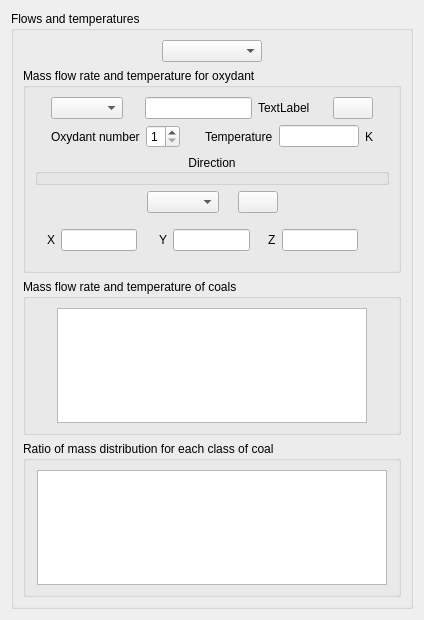
<ui version="4.0" >
 <class>BoundaryConditionsCoalInletForm</class>
 <widget class="QWidget" name="BoundaryConditionsCoalInletForm" >
  <property name="geometry" >
   <rect>
    <x>0</x>
    <y>0</y>
    <width>424</width>
    <height>620</height>
   </rect>
  </property>
  <property name="windowTitle" >
   <string>Form</string>
  </property>
  <layout class="QGridLayout" name="gridLayout" >
   <item row="0" column="0" >
    <widget class="QGroupBox" name="groupBoxFlowTemp" >
     <property name="title" >
      <string>Flows and temperatures</string>
     </property>
     <layout class="QVBoxLayout" name="verticalLayout_3" >
      <item>
       <layout class="QGridLayout" name="horizontalLayout_1" >
        <item row="0" column="0" >
         <spacer>
          <property name="orientation" >
           <enum>Qt::Horizontal</enum>
          </property>
          <property name="sizeHint" stdset="0" >
           <size>
            <width>40</width>
            <height>20</height>
           </size>
          </property>
         </spacer>
        </item>
        <item row="0" column="1" >
         <widget class="QComboBox" name="comboBoxTypeInlet" >
          <property name="minimumSize" >
           <size>
            <width>100</width>
            <height>0</height>
           </size>
          </property>
         </widget>
        </item>
        <item row="0" column="2" >
         <spacer>
          <property name="orientation" >
           <enum>Qt::Horizontal</enum>
          </property>
          <property name="sizeHint" stdset="0" >
           <size>
            <width>40</width>
            <height>20</height>
           </size>
          </property>
         </spacer>
        </item>
       </layout>
      </item>
      <item>
       <widget class="QGroupBox" name="groupBoxOxydants" >
        <property name="title" >
         <string>Mass flow rate and temperature for oxydant</string>
        </property>
        <layout class="QVBoxLayout" name="verticalLayout_2" >
         <item>
          <layout class="QHBoxLayout" name="horizontalLayout_4" >
           <item>
            <spacer name="horizontalSpacer_7" >
             <property name="orientation" >
              <enum>Qt::Horizontal</enum>
             </property>
             <property name="sizeHint" stdset="0" >
              <size>
               <width>17</width>
               <height>17</height>
              </size>
             </property>
            </spacer>
           </item>
           <item>
            <layout class="QVBoxLayout" name="verticalLayout" >
             <item>
              <layout class="QHBoxLayout" name="horizontalLayout_3" >
               <item>
                <widget class="QComboBox" name="comboBoxVelocity" />
               </item>
               <item>
                <spacer>
                 <property name="orientation" >
                  <enum>Qt::Horizontal</enum>
                 </property>
                 <property name="sizeHint" stdset="0" >
                  <size>
                   <width>16</width>
                   <height>22</height>
                  </size>
                 </property>
                </spacer>
               </item>
               <item>
                <widget class="QLineEdit" name="lineEditVelocity" />
               </item>
               <item>
                <widget class="QLabel" name="labelUnitVelocity" >
                 <property name="text" >
                  <string>TextLabel</string>
                 </property>
                </widget>
               </item>
               <item>
                <spacer name="horizontalSpacer" >
                 <property name="orientation" >
                  <enum>Qt::Horizontal</enum>
                 </property>
                 <property name="sizeHint" stdset="0" >
                  <size>
                   <width>17</width>
                   <height>20</height>
                  </size>
                 </property>
                </spacer>
               </item>
               <item>
                <widget class="QPushButton" name="pushButtonVelocityFormula" >
                 <property name="text" >
                  <string/>
                 </property>
                 <property name="icon" >
                  <iconset resource="resources_pages.qrc" >
                   <normaloff>:/new/prefix1/data/icons/22x22/edit-find-replace.png</normaloff>:/new/prefix1/data/icons/22x22/edit-find-replace.png</iconset>
                 </property>
                 <property name="iconSize" >
                  <size>
                   <width>22</width>
                   <height>22</height>
                  </size>
                 </property>
                </widget>
               </item>
              </layout>
             </item>
             <item>
              <layout class="QHBoxLayout" name="horizontalLayout_5" >
               <item>
                <widget class="QLabel" name="labelOxydant" >
                 <property name="text" >
                  <string>Oxydant number</string>
                 </property>
                </widget>
               </item>
               <item>
                <widget class="QSpinBox" name="spinBoxOxydantNumber" >
                 <property name="minimum" >
                  <number>1</number>
                 </property>
                 <property name="maximum" >
                  <number>3</number>
                 </property>
                </widget>
               </item>
               <item>
                <spacer name="horizontalSpacer_5" >
                 <property name="orientation" >
                  <enum>Qt::Horizontal</enum>
                 </property>
                 <property name="sizeHint" stdset="0" >
                  <size>
                   <width>17</width>
                   <height>17</height>
                  </size>
                 </property>
                </spacer>
               </item>
               <item>
                <widget class="QLabel" name="labelTempOxydant" >
                 <property name="text" >
                  <string>Temperature</string>
                 </property>
                </widget>
               </item>
               <item>
                <widget class="QLineEdit" name="lineEditTemperature" >
                 <property name="maximumSize" >
                  <size>
                   <width>80</width>
                   <height>16777215</height>
                  </size>
                 </property>
                </widget>
               </item>
               <item>
                <widget class="QLabel" name="labelUnitTemp" >
                 <property name="text" >
                  <string>K</string>
                 </property>
                </widget>
               </item>
              </layout>
             </item>
            </layout>
           </item>
           <item>
            <spacer name="horizontalSpacer_6" >
             <property name="orientation" >
              <enum>Qt::Horizontal</enum>
             </property>
             <property name="sizeHint" stdset="0" >
              <size>
               <width>17</width>
               <height>17</height>
              </size>
             </property>
            </spacer>
           </item>
          </layout>
         </item>
         <item>
          <widget class="QGroupBox" name="groupBoxDirection" >
           <property name="title" >
            <string>Direction</string>
           </property>
           <property name="alignment" >
            <set>Qt::AlignCenter</set>
           </property>
           <property name="flat" >
            <bool>true</bool>
           </property>
          </widget>
         </item>
         <item>
          <layout class="QHBoxLayout" name="horizontalLayout_2" >
           <item>
            <spacer name="horizontalSpacer_2" >
             <property name="orientation" >
              <enum>Qt::Horizontal</enum>
             </property>
             <property name="sizeHint" stdset="0" >
              <size>
               <width>40</width>
               <height>20</height>
              </size>
             </property>
            </spacer>
           </item>
           <item>
            <layout class="QHBoxLayout" name="horizontalLayout" >
             <item>
              <widget class="QComboBox" name="comboBoxDirection" />
             </item>
             <item>
              <spacer name="horizontalSpacer_3" >
               <property name="orientation" >
                <enum>Qt::Horizontal</enum>
               </property>
               <property name="sizeHint" stdset="0" >
                <size>
                 <width>13</width>
                 <height>20</height>
                </size>
               </property>
              </spacer>
             </item>
             <item>
              <widget class="QPushButton" name="pushButtonDirectionFormula" >
               <property name="text" >
                <string/>
               </property>
               <property name="icon" >
                <iconset resource="resources_pages.qrc" >
                 <normaloff>:/new/prefix1/data/icons/22x22/edit-find-replace.png</normaloff>:/new/prefix1/data/icons/22x22/edit-find-replace.png</iconset>
               </property>
               <property name="iconSize" >
                <size>
                 <width>22</width>
                 <height>22</height>
                </size>
               </property>
              </widget>
             </item>
            </layout>
           </item>
           <item>
            <spacer name="horizontalSpacer_4" >
             <property name="orientation" >
              <enum>Qt::Horizontal</enum>
             </property>
             <property name="sizeHint" stdset="0" >
              <size>
               <width>40</width>
               <height>20</height>
              </size>
             </property>
            </spacer>
           </item>
          </layout>
         </item>
         <item>
          <widget class="QFrame" name="frameDirectionCoordinates" >
           <property name="minimumSize" >
            <size>
             <width>16</width>
             <height>42</height>
            </size>
           </property>
           <property name="frameShape" >
            <enum>QFrame::NoFrame</enum>
           </property>
           <property name="frameShadow" >
            <enum>QFrame::Raised</enum>
           </property>
           <property name="lineWidth" >
            <number>0</number>
           </property>
           <layout class="QHBoxLayout" name="_6" >
            <item>
             <spacer>
              <property name="orientation" >
               <enum>Qt::Horizontal</enum>
              </property>
              <property name="sizeHint" stdset="0" >
               <size>
                <width>21</width>
                <height>20</height>
               </size>
              </property>
             </spacer>
            </item>
            <item>
             <layout class="QHBoxLayout" name="horizontalLayout_9" >
              <item>
               <widget class="QLabel" name="labelXVelocity" >
                <property name="text" >
                 <string>X</string>
                </property>
               </widget>
              </item>
              <item>
               <widget class="QLineEdit" name="lineEditDirectionX" >
                <property name="maximumSize" >
                 <size>
                  <width>80</width>
                  <height>16777215</height>
                 </size>
                </property>
               </widget>
              </item>
              <item>
               <spacer>
                <property name="orientation" >
                 <enum>Qt::Horizontal</enum>
                </property>
                <property name="sizeHint" stdset="0" >
                 <size>
                  <width>20</width>
                  <height>20</height>
                 </size>
                </property>
               </spacer>
              </item>
              <item>
               <widget class="QLabel" name="labelYVelocity" >
                <property name="text" >
                 <string>Y</string>
                </property>
               </widget>
              </item>
              <item>
               <widget class="QLineEdit" name="lineEditDirectionY" >
                <property name="maximumSize" >
                 <size>
                  <width>80</width>
                  <height>16777215</height>
                 </size>
                </property>
               </widget>
              </item>
              <item>
               <spacer>
                <property name="orientation" >
                 <enum>Qt::Horizontal</enum>
                </property>
                <property name="sizeHint" stdset="0" >
                 <size>
                  <width>16</width>
                  <height>16</height>
                 </size>
                </property>
               </spacer>
              </item>
              <item>
               <widget class="QLabel" name="labelZVelocity" >
                <property name="text" >
                 <string>Z</string>
                </property>
               </widget>
              </item>
              <item>
               <widget class="QLineEdit" name="lineEditDirectionZ" >
                <property name="maximumSize" >
                 <size>
                  <width>80</width>
                  <height>16777215</height>
                 </size>
                </property>
               </widget>
              </item>
             </layout>
            </item>
            <item>
             <spacer>
              <property name="orientation" >
               <enum>Qt::Horizontal</enum>
              </property>
              <property name="sizeHint" stdset="0" >
               <size>
                <width>40</width>
                <height>20</height>
               </size>
              </property>
             </spacer>
            </item>
           </layout>
          </widget>
         </item>
        </layout>
       </widget>
      </item>
      <item>
       <widget class="QGroupBox" name="groupBoxCoal" >
        <property name="title" >
         <string>Mass flow rate and temperature of coals</string>
        </property>
        <layout class="QHBoxLayout" name="horizontalLayout_11" >
         <item>
          <spacer name="horizontalSpacer_9" >
           <property name="orientation" >
            <enum>Qt::Horizontal</enum>
           </property>
           <property name="sizeHint" stdset="0" >
            <size>
             <width>32</width>
             <height>13</height>
            </size>
           </property>
          </spacer>
         </item>
         <item>
          <widget class="QTableView" name="tableViewCoal" >
           <property name="minimumSize" >
            <size>
             <width>310</width>
             <height>0</height>
            </size>
           </property>
           <property name="dragDropOverwriteMode" >
            <bool>false</bool>
           </property>
           <property name="alternatingRowColors" >
            <bool>true</bool>
           </property>
           <property name="selectionBehavior" >
            <enum>QAbstractItemView::SelectRows</enum>
           </property>
           <property name="verticalScrollMode" >
            <enum>QAbstractItemView::ScrollPerPixel</enum>
           </property>
          </widget>
         </item>
         <item>
          <spacer name="horizontalSpacer_10" >
           <property name="orientation" >
            <enum>Qt::Horizontal</enum>
           </property>
           <property name="sizeHint" stdset="0" >
            <size>
             <width>32</width>
             <height>17</height>
            </size>
           </property>
          </spacer>
         </item>
        </layout>
       </widget>
      </item>
      <item>
       <widget class="QGroupBox" name="groupBoxCoalMass" >
        <property name="title" >
         <string>Ratio of mass distribution for each class of coal</string>
        </property>
        <layout class="QHBoxLayout" name="horizontalLayout_10" >
         <item>
          <spacer name="horizontalSpacer_11" >
           <property name="orientation" >
            <enum>Qt::Horizontal</enum>
           </property>
           <property name="sizeHint" stdset="0" >
            <size>
             <width>32</width>
             <height>17</height>
            </size>
           </property>
          </spacer>
         </item>
         <item>
          <widget class="QTableView" name="tableViewCoalMass" >
           <property name="minimumSize" >
            <size>
             <width>350</width>
             <height>0</height>
            </size>
           </property>
           <property name="dragDropOverwriteMode" >
            <bool>false</bool>
           </property>
           <property name="alternatingRowColors" >
            <bool>true</bool>
           </property>
           <property name="selectionBehavior" >
            <enum>QAbstractItemView::SelectRows</enum>
           </property>
           <property name="horizontalScrollMode" >
            <enum>QAbstractItemView::ScrollPerPixel</enum>
           </property>
          </widget>
         </item>
         <item>
          <spacer name="horizontalSpacer_12" >
           <property name="orientation" >
            <enum>Qt::Horizontal</enum>
           </property>
           <property name="sizeHint" stdset="0" >
            <size>
             <width>32</width>
             <height>17</height>
            </size>
           </property>
          </spacer>
         </item>
        </layout>
       </widget>
      </item>
     </layout>
    </widget>
   </item>
  </layout>
 </widget>
 <resources>
  <include location="resources_pages.qrc" />
 </resources>
 <connections/>
</ui>
